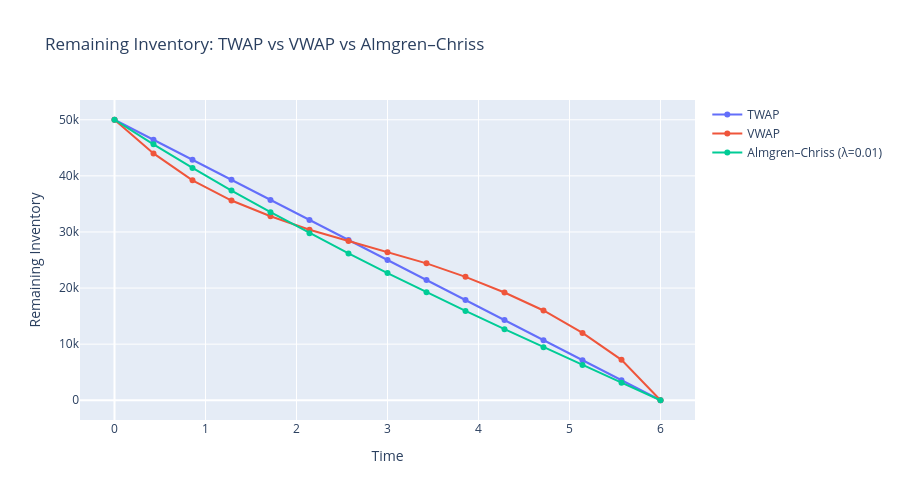

This figure's notebook cell:
### Markdown cell above
## <b> 6. TWAP vs VWAP vs Almgren–Chriss </b>

### Code cell
# Base parameters
Q = 50_000
T = 6.0
N = 14
sigma = 0.015
eta = 0.0001
lambda_risk = 1e-2

# TWAP
twap_result = twap_schedule(Q, T, N)

# VWAP
vwap_result = {
    "t_points": np.arange(N + 1) * (T / N),
    "shares_per_slice": vwap_schedule,
    "inventory_path": inventory_from_schedule(Q, vwap_schedule)
}

# Almgren-Chriss
ac_result = almgren_chriss_schedule(Q, T, N, sigma, eta, lambda_risk)

fig = go.Figure()

fig.add_trace(go.Scatter(
    x=twap_result["t_points"],
    y=twap_result["inventory_path"],
    mode="lines+markers",
    name="TWAP"
))

fig.add_trace(go.Scatter(
    x=vwap_result["t_points"],
    y=vwap_result["inventory_path"],
    mode="lines+markers",
    name="VWAP"
))

fig.add_trace(go.Scatter(
    x=ac_result["t_points"],
    y=ac_result["inventory_path"],
    mode="lines+markers",
    name=f"Almgren–Chriss (λ={lambda_risk})"
))

fig.update_layout(
    title="Remaining Inventory: TWAP vs VWAP vs Almgren–Chriss",
    xaxis_title="Time",
    yaxis_title="Remaining Inventory",
    height=500,
    width=900
)

fig.show()
fig.write_image("../results/plots/remaining_inventory_twap_vwap_alm_chriss.png")

### Figure 1 — Plotly figure (JSON) as saved in the notebook; plotly's stock layout.template omitted (floating-point values rounded to 4 significant figures)
{"data": [{"mode": "lines+markers", "name": "TWAP", "type": "scatter", "x": [0.0, 0.4286, 0.8571, 1.286, 1.714, 2.143, 2.571, 3.0, 3.429, 3.857, 4.286, 4.714, 5.143, 5.571, 6.0], "y": [50000.0, 46430.0, 42860.0, 39290.0, 35710.0, 32140.0, 28570.0, 25000.0, 21430.0, 17860.0, 14290.0, 10710.0, 7143.0, 3571.0, -7.276e-12]}, {"mode": "lines+markers", "name": "VWAP", "type": "scatter", "x": [0.0, 0.4286, 0.8571, 1.286, 1.714, 2.143, 2.571, 3.0, 3.429, 3.857, 4.286, 4.714, 5.143, 5.571, 6.0], "y": [50000.0, 44000.0, 39200.0, 35600.0, 32800.0, 30400.0, 28400.0, 26400.0, 24400.0, 22000.0, 19200.0, 16000.0, 12000.0, 7200.0, 0.0]}, {"mode": "lines+markers", "name": "Almgren–Chriss (λ=0.01)", "type": "scatter", "x": [0.0, 0.4286, 0.8571, 1.286, 1.714, 2.143, 2.571, 3.0, 3.429, 3.857, 4.286, 4.714, 5.143, 5.571, 6.0], "y": [50000.0, 45610.0, 41410.0, 37390.0, 33510.0, 29780.0, 26170.0, 22670.0, 19260.0, 15930.0, 12660.0, 9452.0, 6280.0, 3133.0, 0.0]}], "layout": {"height": 500, "title": {"text": "Remaining Inventory: TWAP vs VWAP vs Almgren–Chriss"}, "width": 900, "xaxis": {"title": {"text": "Time"}}, "yaxis": {"title": {"text": "Remaining Inventory"}}}}
